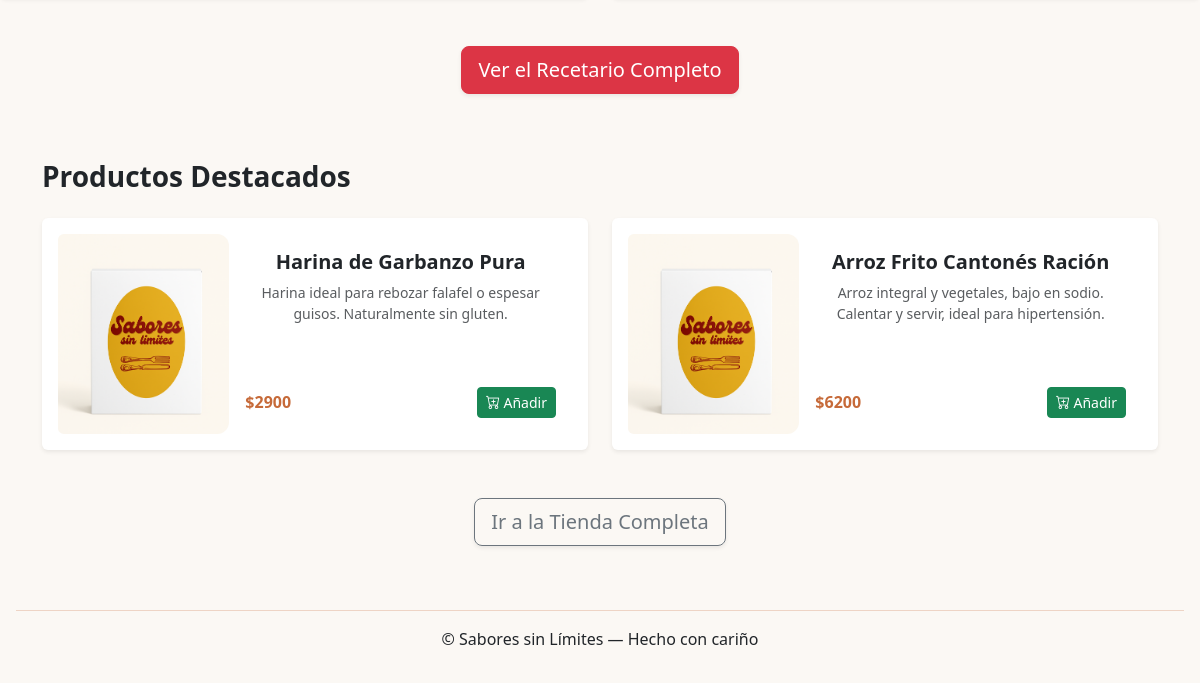
Before: / (lower part) with the older database file.
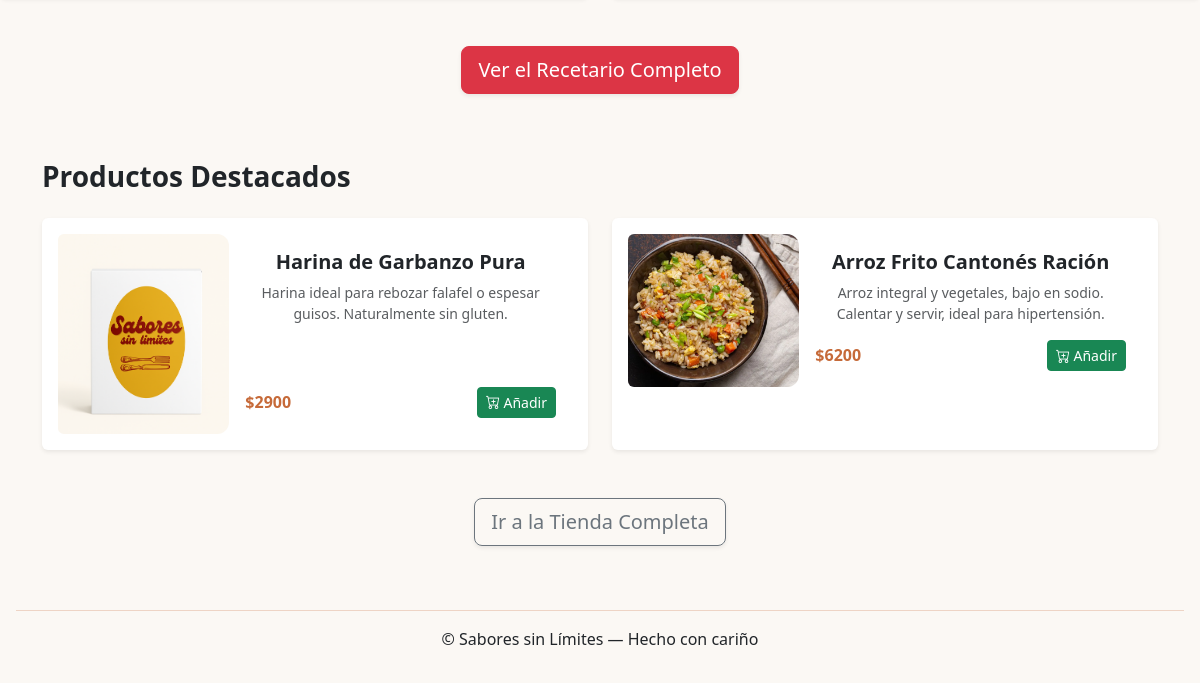
After: the same page with the newer database file.
### tables this page shows
CREATE TABLE products (
    id INTEGER PRIMARY KEY AUTOINCREMENT,
    name TEXT NOT NULL,
    description TEXT,
    image TEXT,
    tipo_dieta TEXT,
    category TEXT,
    price INT
);

### app.py (the view)
@app.route("/")
def index():
    db = get_db()
    recipes = db.execute("SELECT * FROM recipes ORDER BY RANDOM() LIMIT 2").fetchall()
    featured_products = db.execute("SELECT * FROM products ORDER BY RANDOM() LIMIT 2").fetchall()
    return render_template(
        "index.html",
        recipes=recipes,
        featured_products=featured_products
    )

### app.py (called while the page is built)
def get_db():
    db = getattr(g, "_database", None)
    if db is None:
        db = g._database = sqlite3.connect(DATABASE)
        db.row_factory = sqlite3.Row
    return db

@app.teardown_appcontext
def close_connection(exception):
    db = getattr(g, "_database", None)
    if db is not None:
        db.close()

### templates/index.html (shortened to what this page needs)
<!doctype html>
<html lang="es">
<head>
  <link rel="stylesheet" href="{{url_for('static', filename='css/style.css')}}">
  <link href="https://cdn.jsdelivr.net/npm/bootstrap@5.3.8/dist/css/bootstrap.min.css" rel="stylesheet" xintegrity="sha384-sRIl4kxILFvY47J16cr9ZwB07vP4J8+LH7qKQnuqkuIAvNWLzeN8tE5YBujZqJLB">
  <link rel="stylesheet" href="https://cdn.jsdelivr.net/npm/bootstrap-icons@1.11.3/font/bootstrap-icons.min.css">
</head>
<body style="background-color: #fbf8f4;">
  <main>
    <section>
      <div class="text-center mt-5">
        <a href="{{ url_for('recipes') }}" class="btn btn-danger btn-lg shadow-sm">
          Ver el Recetario Completo
        </a>
      </div>
    </section>
    <section class="container py-5" style="margin-top:18px">
      <h3 class="fw-bold mb-4">Productos Destacados</h3>
      <div id="productsGrid" class="row row-cols-1 row-cols-md-2 g-4">
        {% for product in featured_products %}
        <div class="col">
          <div class="card h-100 shadow-sm border-0">
            <div class="row g-0">
                <div class="col-md-4">
                    <img src="{{ url_for('static', filename='image/' + product['image']) }}"
                         class="img-fluid rounded-start h-100"
                         alt="{{ product['name'] }}"
                         style="object-fit: cover;">
                </div>
                <div class="col-md-8">
                    <div class="card-body d-flex flex-column h-100">
                        <h5 class="card-title fw-bold">{{ product['name'] }}</h5>
                        <p class="card-text small text-muted mb-auto">{{ product['description'] }}</p>
                        <div class="d-flex justify-content-between align-items-center mt-3">
                            <p class="mb-0 fw-bold" style="color: #c66a39;">${{ product['price'] | round(2) }}</p>
                            <a href="{{ url_for('add_to_cart', product_id=product['id']) }}" class="btn btn-success btn-sm">
                                <i class="bi bi-cart-plus"></i> Añadir
                            </a>
                        </div>
                    </div>
                </div>
            </div>
          </div>
        </div>
        {% endfor %}
      </div>
      <div class="text-center mt-5">
        <a href="{{ url_for('shop') }}" class="btn btn-outline-secondary btn-lg shadow-sm">Ir a la Tienda Completa</a>
      </div>
    </section>
<footer class="footer m-3 py-3" style=" background-color: #fbf8f4; border-top: 1px solid #c66a3940;">© Sabores sin Límites — Hecho con cariño </footer>
</main>
</body>
</html>

Changed rows visible on the page:
changed products "Arroz Frito Cantonés Ración": image: a different picture
